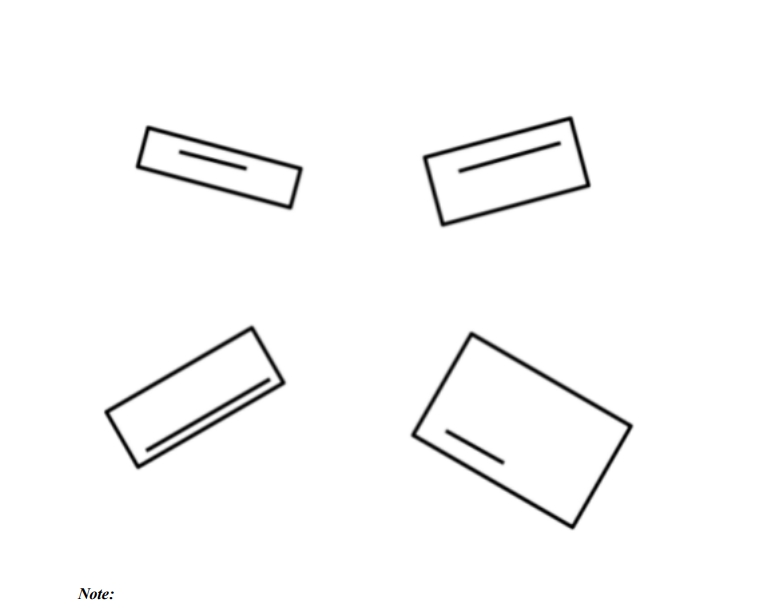
#> input picture blob.jpeg, 779 x 613 px, found by its file name
$ python rectangle_numbering.py
#> lines starting #> are read from the running program, lines starting #| are printed output that depends on the picture; after the words box and inside, x2 and y2 are one past the last pixel; in counts of white or black regions, pixels touching at a corner belong together
import cv2
import numpy as np

# Load the image
image = cv2.imread('/home/subash/Downloads/MLIntern/blob.jpeg')
#> image is the input picture: shape (613, 779, 3); mean B, G, R 250, 250, 250
gray = cv2.cvtColor(image, cv2.COLOR_BGR2GRAY)

# Perform edge detection
edges = cv2.Canny(gray, threshold1=50, threshold2=150)
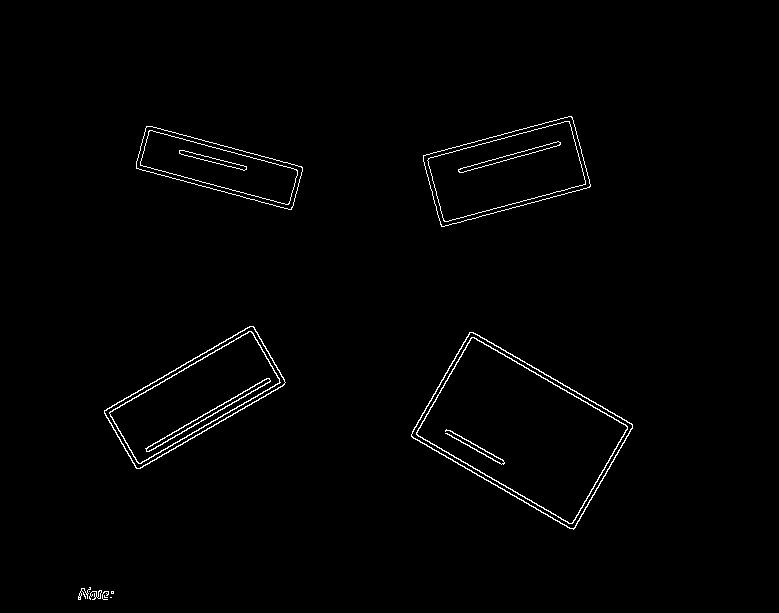
#> edges: shape (613, 779); 1.2% white in thin lines or dots, all inside (x1, y1, x2, y2) = (78, 116, 633, 600)

# Perform Hough Line Transform
lines = cv2.HoughLinesP(edges, 1, np.pi / 180, threshold=50, minLineLength=10, maxLineGap=5)
#> lines = 41 rows, first 6: [412, 432, 575, 526], [468, 334, 631, 428], [411, 435, 573, 529], [472, 332, 632, 424], [140, 468, 282, 386], [148, 451, 270, 381]

# Create a dictionary to store line lengths
line_lengths = {}

# Calculate and store lengths of lines
for idx, line in enumerate(lines):
    x1, y1, x2, y2 = line[0]
    length = np.sqrt((x2 - x1)**2 + (y2 - y1)**2)
    line_lengths[idx] = length
#> this loop made 41 passes
#> (x1, y1, x2, y2, length) on passes 1 to 12: (412, 432, 575, 526, 188.2), (468, 334, 631, 428, 188.2), (411, 435, 573, 529, 187.3), (472, 332, 632, 424, 184.6), (140, 468, 282, 386, 164), (148, 451, 270, 381, 140.7), (136, 167, 291, 209, 160.6), (135, 466, 284, 380, 172), (104, 410, 250, 326, 168.4), (440, 223, 589, 183, 154.3), (441, 226, 590, 186, 154.3), (136, 163, 293, 205, 162.5)
#> after the loop, line_lengths = 41 items


# Assign line numbers based on length
numbering = {}
for idx, length in line_lengths.items():
    number = min(4, int(length / 50) + 1)  # Assign numbers 1 to 4 based on length
    numbering[idx] = number
#> this loop made 41 passes
#> (length, number) on passes 1 to 12: (188.2, 4), (188.2, 4), (187.3, 4), (184.6, 4), (164, 4), (140.7, 3), (160.6, 4), (172, 4), (168.4, 4), (154.3, 4), (154.3, 4), (162.5, 4)
#> after the loop, numbering = 41 items

# Draw line numbers on the image for visualization
for idx, line in enumerate(lines):
    x1, y1, x2, y2 = line[0]
    cv2.putText(image, str(numbering[idx]), (x1, y1), cv2.FONT_HERSHEY_SIMPLEX, 0.8, (255, 0, 0), 2)
#> this loop made 41 passes
#> (x1, y1, x2, y2) on passes 1 to 12: (412, 432, 575, 526), (468, 334, 631, 428), (411, 435, 573, 529), (472, 332, 632, 424), (140, 468, 282, 386), (148, 451, 270, 381), (136, 167, 291, 209), (135, 466, 284, 380), (104, 410, 250, 326), (440, 223, 589, 183), (441, 226, 590, 186), (136, 163, 293, 205)
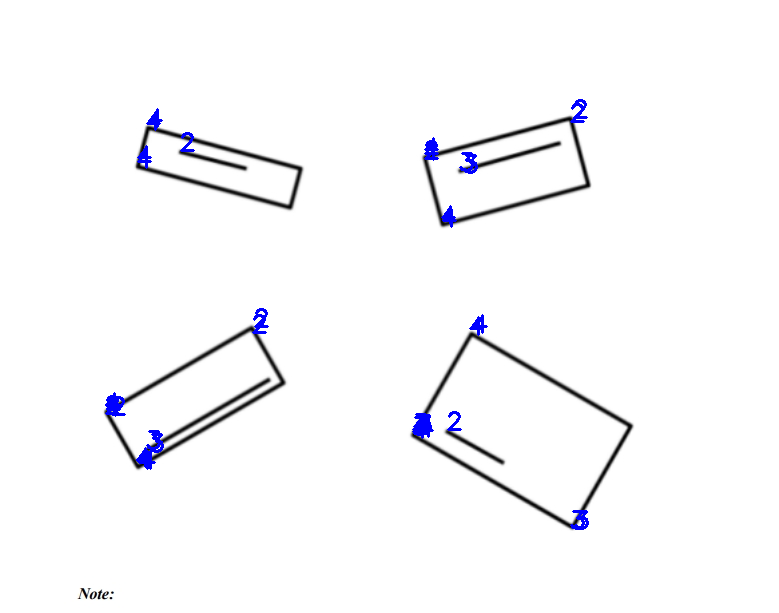
#> image: shape (613, 779, 3); 0.67% of pixels changed, all inside (x1, y1, x2, y2) = (105, 99, 589, 530)


cv2.imwrite("numberedd3.jpg",image)
